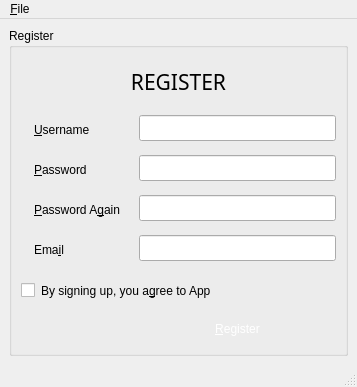
<?xml version="1.0" encoding="UTF-8"?>
<ui version="4.0">
 <class>MainWindow</class>
 <widget class="QMainWindow" name="MainWindow">
  <property name="geometry">
   <rect>
    <x>0</x>
    <y>0</y>
    <width>357</width>
    <height>370</height>
   </rect>
  </property>
  <property name="windowTitle">
   <string>MainWindow</string>
  </property>
  <widget class="QWidget" name="centralwidget">
   <layout class="QVBoxLayout" name="verticalLayout">
    <item>
     <widget class="QGroupBox" name="groupBox">
      <property name="title">
       <string>Register</string>
      </property>
      <layout class="QHBoxLayout" name="horizontalLayout">
       <item>
        <layout class="QGridLayout" name="gridLayout">
         <item row="6" column="1">
          <widget class="QPushButton" name="pushButton">
           <property name="cursor">
            <cursorShape>PointingHandCursor</cursorShape>
           </property>
           <property name="styleSheet">
            <string notr="true">padding: 8px;
background-color: '#00C569'; 
color: white;
border: none;
</string>
           </property>
           <property name="text">
            <string>&amp;Register</string>
           </property>
          </widget>
         </item>
         <item row="4" column="0">
          <widget class="QLabel" name="label_5">
           <property name="styleSheet">
            <string notr="true">padding: 10px;
color: '#333A44';</string>
           </property>
           <property name="text">
            <string>Ema&amp;il</string>
           </property>
           <property name="buddy">
            <cstring>lineEdit_4</cstring>
           </property>
          </widget>
         </item>
         <item row="3" column="1">
          <widget class="QLineEdit" name="lineEdit_3">
           <property name="styleSheet">
            <string notr="true">margin-bottom: 4px;
padding: 4px;
</string>
           </property>
           <property name="echoMode">
            <enum>QLineEdit::Password</enum>
           </property>
          </widget>
         </item>
         <item row="5" column="0" colspan="2">
          <widget class="QCheckBox" name="checkBox">
           <property name="styleSheet">
            <string notr="true">margin: 10px 0;
color: '#333A44';</string>
           </property>
           <property name="text">
            <string>By signing up, you a&amp;gree to App</string>
           </property>
          </widget>
         </item>
         <item row="4" column="1">
          <widget class="QLineEdit" name="lineEdit_4">
           <property name="styleSheet">
            <string notr="true">margin-bottom: 4px;
padding: 4px;
</string>
           </property>
           <property name="echoMode">
            <enum>QLineEdit::Password</enum>
           </property>
          </widget>
         </item>
         <item row="3" column="0">
          <widget class="QLabel" name="label_4">
           <property name="styleSheet">
            <string notr="true">padding: 10px;
color: '#333A44';</string>
           </property>
           <property name="text">
            <string>&amp;Password A&amp;gain</string>
           </property>
           <property name="buddy">
            <cstring>lineEdit_3</cstring>
           </property>
          </widget>
         </item>
         <item row="2" column="0">
          <widget class="QLabel" name="label_2">
           <property name="styleSheet">
            <string notr="true">padding: 10px;
color: '#333A44';</string>
           </property>
           <property name="text">
            <string>&amp;Password</string>
           </property>
           <property name="buddy">
            <cstring>lineEdit_2</cstring>
           </property>
          </widget>
         </item>
         <item row="1" column="0">
          <widget class="QLabel" name="label">
           <property name="styleSheet">
            <string notr="true">padding: 10px;
color: '#333A44';</string>
           </property>
           <property name="text">
            <string>&amp;Username</string>
           </property>
           <property name="buddy">
            <cstring>lineEdit</cstring>
           </property>
          </widget>
         </item>
         <item row="2" column="1">
          <widget class="QLineEdit" name="lineEdit_2">
           <property name="styleSheet">
            <string notr="true">margin-bottom: 4px;
padding: 4px;
</string>
           </property>
           <property name="echoMode">
            <enum>QLineEdit::Password</enum>
           </property>
          </widget>
         </item>
         <item row="1" column="1">
          <widget class="QLineEdit" name="lineEdit">
           <property name="styleSheet">
            <string notr="true">margin-bottom: 4px;
padding: 4px;
</string>
           </property>
          </widget>
         </item>
         <item row="0" column="0" colspan="2">
          <widget class="QLabel" name="label_3">
           <property name="font">
            <font>
             <family>Calibri Light</family>
             <pointsize>16</pointsize>
            </font>
           </property>
           <property name="styleSheet">
            <string notr="true">padding: 10px;
color: '#00C569';</string>
           </property>
           <property name="text">
            <string>REGISTER</string>
           </property>
           <property name="alignment">
            <set>Qt::AlignCenter</set>
           </property>
          </widget>
         </item>
        </layout>
       </item>
      </layout>
     </widget>
    </item>
   </layout>
  </widget>
  <widget class="QMenuBar" name="menubar">
   <property name="geometry">
    <rect>
     <x>0</x>
     <y>0</y>
     <width>357</width>
     <height>21</height>
    </rect>
   </property>
   <widget class="QMenu" name="menu_File">
    <property name="title">
     <string>&amp;File</string>
    </property>
    <addaction name="action_Login"/>
    <addaction name="action_Exit"/>
   </widget>
   <addaction name="menu_File"/>
  </widget>
  <widget class="QStatusBar" name="statusbar"/>
  <action name="action_Login">
   <property name="icon">
    <iconset>
     <normaloff>assets/1388560951582004484-128.png</normaloff>assets/1388560951582004484-128.png</iconset>
   </property>
   <property name="text">
    <string>&amp;Login</string>
   </property>
   <property name="statusTip">
    <string>Return to login page</string>
   </property>
   <property name="shortcut">
    <string>Ctrl+L</string>
   </property>
  </action>
  <action name="action_Exit">
   <property name="icon">
    <iconset>
     <normaloff>assets/12355707351582004488-128.png</normaloff>assets/12355707351582004488-128.png</iconset>
   </property>
   <property name="text">
    <string>&amp;Exit</string>
   </property>
   <property name="statusTip">
    <string>Close the app</string>
   </property>
   <property name="shortcut">
    <string>Ctrl+W</string>
   </property>
  </action>
 </widget>
 <tabstops>
  <tabstop>lineEdit</tabstop>
  <tabstop>lineEdit_2</tabstop>
  <tabstop>lineEdit_3</tabstop>
  <tabstop>lineEdit_4</tabstop>
  <tabstop>checkBox</tabstop>
  <tabstop>pushButton</tabstop>
 </tabstops>
 <resources/>
 <connections/>
</ui>
